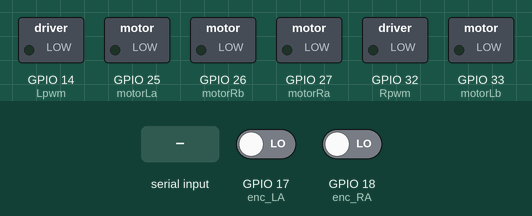
Simulated run of this sketch. Board: ESP32. Shown: switched loads named in the sketch (green lamp = pin HIGH). Inputs (shaded band) come from the test bench; at power-on: GPIO 17 (enc_LA) LOW, GPIO 18 (enc_RA) LOW. Nothing arrives over Bluetooth unless stated.

Above: at 1.2 s.
1.3 s: "f" received over the second serial link
At 1.6 s:
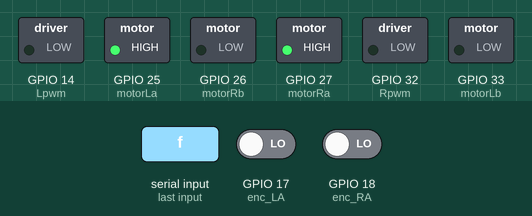
2.8 s: "i" received over the second serial link
At 4.0 s:
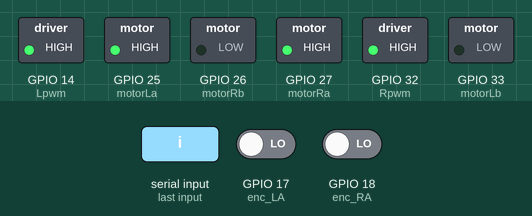
Timing chart, 0 to 5.8 s (numbered marks = the images above; inputs shaded):
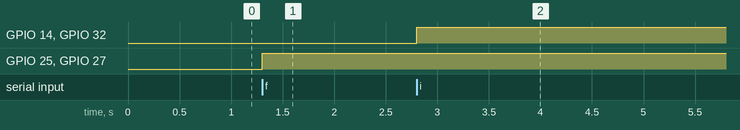

The sketch:

b_Bluetooth_drive_Speed.ino
```cpp
/*
  Author : Muhammad Luqman
  Date   : 16-9-2020

  - Realtime Speed Measuring of Robot through Bluetooth

*/

// Defineing the Pins for the robot -> You can change here easily if your connections are different.
#include "BluetoothSerial.h"
BluetoothSerial SerialBT;

#define motorRa 27
#define motorRb 26
#define motorLa 25
#define motorLb 33
#define Rpwm 32
#define Lpwm 14
#define enc_RA 18
#define enc_RB 5
#define enc_LA 17
#define enc_LB 16

// Global Variables -> to be used by different functions .
// unsigned int because we only need positive values
// short because of only 2 decimal point of accuracy is required.

//Variables
  int count_R = 0;                                  //For Encoders
  int count_L = 0;
  short one_rev_dist = 20.9 ;                       // its in cm
  unsigned int one_rev_ticks = 750 ;                // its an average the encoders are not very accurate so error will be produced.
  const int channel_R = 0;
  const int channel_L = 1;                          // For Pwm setup
  double revolution_done,linear_speed;
  double angle_R,angle_L;
  unsigned long currentTime, previousTime;
  char command;int pwm;
  double r_dist,l_dist,delta_t;

void setup() {
  Serial.begin(115200);                             // starting Serial monitor at buad rate 115200 -> you can change it as-well
  setup_motors();
  SerialBT.begin("Connect  Robot Car");
//  delay(2000);                                      // given time to setup the Robot
}

void loop() {
      if (SerialBT.available()) {
      command=SerialBT.read();}
  switch (command) {

    case 'f':
      forward_set();
      break;
    case 's':
      ledcWrite(channel_R , 0);
      ledcWrite(channel_L , 0);
      break;
    case 't': // tell speed
      get_speed();
      break;
    case 'i': // increase speed
      pwm=pwm+20;
      ledcWrite(channel_R , pwm);
      ledcWrite(channel_L , pwm);
      break;
    case 'd': // decrease speed
      pwm=pwm-20;
      ledcWrite(channel_R , pwm);
      ledcWrite(channel_L , pwm);
      break;


    }

}


void get_speed(){
    delta_t=(double)(millis() - previousTime);
    if ( delta_t > 1000){ // as delta_t is in " Milli Seconds " so we need to multiply with 1000
        r_dist = (count_R * one_rev_dist)/one_rev_ticks;
        l_dist = (count_L * one_rev_dist)/one_rev_ticks;
        linear_speed= ((r_dist+l_dist)/2 ) * (1000/delta_t);
        previousTime=millis();
        //Serial.print("Linear Speed = ");Serial.println(linear_speed);
        SerialBT.print("linear_speed = ");SerialBT.println(linear_speed);
        reset_variables();

  }
}
void reset_variables(){
  count_R =0;
  count_L =0;
}

// all motor setup is done in one function call
void setup_motors(){
  // pwm setup variables
  const int freq = 5000;
  const int res = 8;

  // direction for motor pinout defination
  pinMode(motorLa, OUTPUT);
  pinMode(motorLb, OUTPUT);
  pinMode(motorRa, OUTPUT);
  pinMode(motorRb, OUTPUT);
  // encoder pinout defination
  pinMode(enc_RA,INPUT);
  pinMode(enc_RB,INPUT);
  pinMode(enc_LA,INPUT);
  pinMode(enc_LB,INPUT);
  // Interrupt connection to gpio pins and defining interrupt case
  attachInterrupt(digitalPinToInterrupt(enc_RA),Update_encR,CHANGE);
  attachInterrupt(digitalPinToInterrupt(enc_LA),Update_encL,CHANGE);
  // Pwm functionality setup
  ledcSetup(channel_R ,freq , res);
  ledcSetup(channel_L ,freq , res);
  ledcAttachPin(Rpwm,channel_R);
  ledcAttachPin(Lpwm,channel_L);
}
// Encoders-Interrupt callback functions
void Update_encR(){
   if (digitalRead(enc_RA) == digitalRead(enc_RB)) count_R--;
    else count_R++;
}

void Update_encL(){
 if (digitalRead(enc_LA) == digitalRead(enc_LB)) count_L--;
  else count_L++;
}

void forward_set(){
  digitalWrite(motorLa,HIGH);
  digitalWrite(motorRa,HIGH);
  digitalWrite(motorLb,LOW);
  digitalWrite(motorRb,LOW);

}
```

Measured:
- after the input at 1.3 s, GPIO 25 (motorLa), GPIO 27 (motorRa): LOW → HIGH at once
- after the input at 2.8 s, GPIO 14 (Lpwm), GPIO 32 (Rpwm): LOW → HIGH at once
